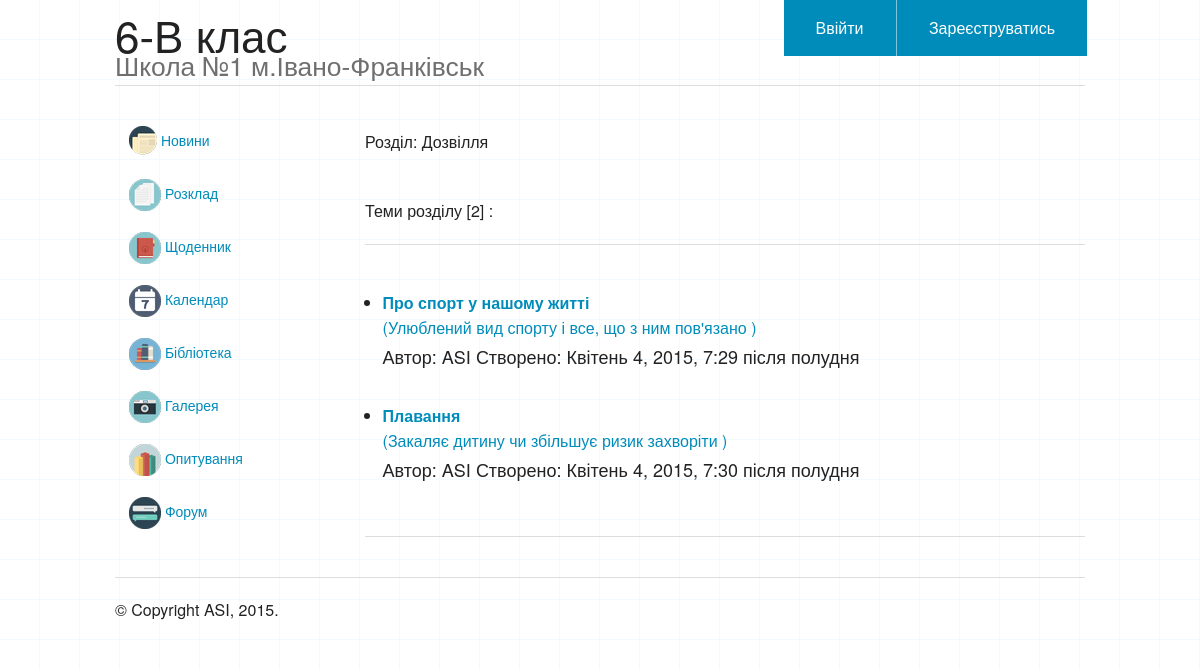
The app's page /forum/2/, older data.
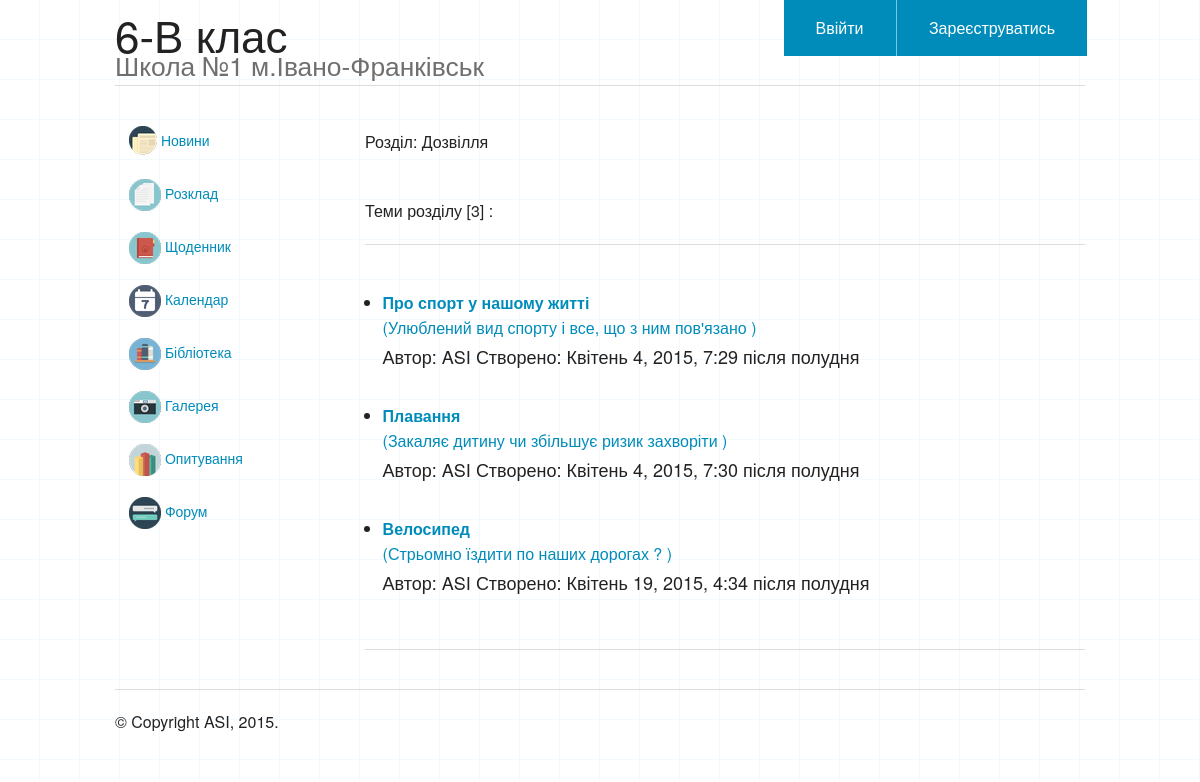
The same page, newer data.
### forum/models.py (models this page shows, shortened)
class Topic(models.Model):
    title = models.CharField(max_length=100, verbose_name="Тема")
    description = models.CharField(max_length=200, verbose_name="Опис")
    timestamp = models.DateTimeField(verbose_name="Час створення")
    author = models.CharField(max_length=40, verbose_name="Автор")
    section = models.ForeignKey(Section)
    class Meta:
        ordering = ['timestamp']

### forum/views.py (the view)
# urls.py: url(r'^(?P<section_id>\d+)/$', views.topics),
def topics(request, section_id):
    form = TopicForm(request.POST or None)
    section = get_object_or_404(Section, pk=section_id)
    topics = Topic.objects.filter(section=section_id)
    context = {'section': section,
               'topics': topics,
               'form': form}
    return render(request, 'forum/topics.html', context)

### forum/templates/forum/topics.html (shortened to what this page needs)
{% extends "base/base.html" %}
{% block content %}
	<br>
	<p>Розділ: {{ section.title }}</p>
	<br>
	<p> Теми розділу [{{ topics|length }}] :</p>
	<hr>
	<ul>
	{% if topics %}
		<br>
		{% for topic in topics %}
			<li>
				<a href="/forum/{{ section.id }}/{{ topic.id }}/"><b> {{ topic.title }} </b>
					<br>
					({{ topic.description }} )
					<br>
					<h5>Автор: {{ topic.author }} Створено: {{ topic.timestamp }}</h5>
					<br>
				</a>
			</li>
		{% endfor %}
	</ul>
	<hr>
	{% endif %}
{% endblock %}

Row changes from the older to the newer data that the page shows:
added Topic: title "Велосипед", description "Стрьомно їздити по наших дорогах ?", author "ASI", timestamp "Квітень 19, 2015, 4:34 після полудня"
Text that changed along with them:
{{ topics|length }}: "2" → "3"
